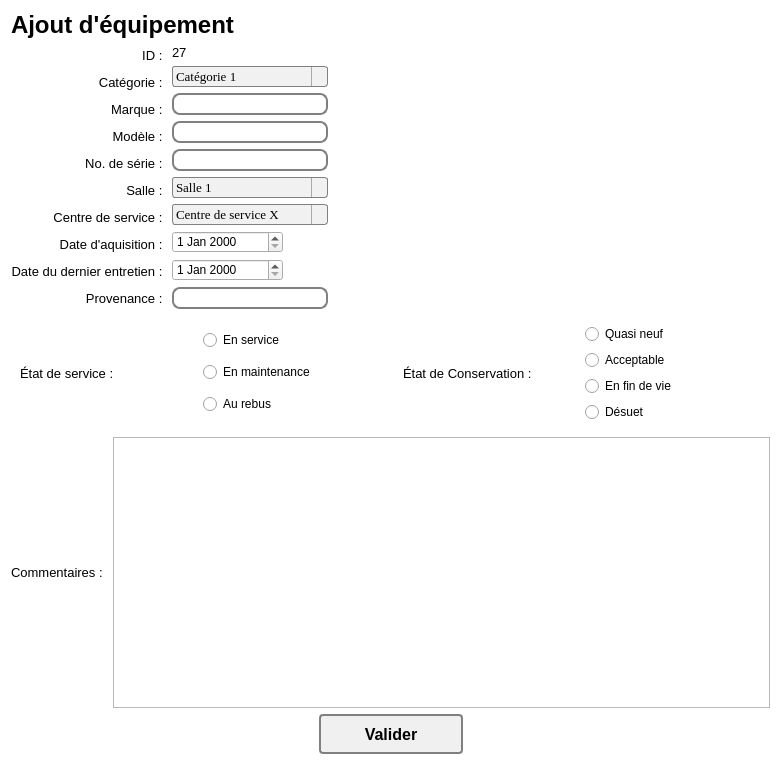
<?xml version="1.0" encoding="UTF-8"?>
<ui version="4.0">
 <class>MainFrame</class>
 <widget class="QWidget" name="MainFrame">
  <property name="geometry">
   <rect>
    <x>0</x>
    <y>0</y>
    <width>781</width>
    <height>765</height>
   </rect>
  </property>
  <property name="windowTitle">
   <string>Form</string>
  </property>
  <property name="styleSheet">
   <string notr="true">#MainFrame {

background: white;
}
QLineEdit {
padding: 1px;
border-style: solid;
border: 2px solid gray;
border-radius: 8px;
min-width: 50px;
max-width: 150px;
}

QDateEdit {
max-width: 105px
}

QPushButton {
color: black;
background-color: rgb(240, 240, 240);
border-width: 2px;
border-color: grey;
border-style: solid;
border-radius: 4px;
padding: 3px;
font: bold 16px;
padding-left: 5px;
padding-right: 5px;
min-width: 130px;
max-width:150px;
min-height: 30px;
max-height: 30px;
}

QPushButton:hover {
background-color: qlineargradient(x1: 0, y1: 1, x2: 0, y2: 0, stop: 0 #edf2f8, stop: 1 #c8d9ea);
}

QPushButton:pressed {
background-color: rgb(193, 213, 243);
}


QComboBox {
    border: 1px solid gray;
    border-radius: 3px;
    padding: 1px 18px 1px 3px;
    min-width: 8em;
	max-width: 200px;
	
}

QComboBox:editable {
    background: white;
}

QComboBox:!editable, QComboBox::drop-down:editable {
     background:rgb(241, 241, 241);
}

/* QComboBox gets the &quot;on&quot; state when the popup is open */
QComboBox:!editable:on, QComboBox::drop-down:editable:on {
    background: qlineargradient(x1: 0, y1: 0, x2: 0, y2: 1,
                                stop: 0 #D3D3D3, stop: 0.4 #D8D8D8,
                                stop: 0.5 #DDDDDD, stop: 1.0 #E1E1E1);
}

QComboBox:on { /* shift the text when the popup opens */
    padding-top: 3px;
    padding-left: 4px;
}

QComboBox::drop-down {
    subcontrol-origin: padding;
    subcontrol-position: top right;
    width: 15px;

    border-left-width: 1px;
    border-left-color: darkgrey;
    border-left-style: solid; /* just a single line */
    border-top-right-radius: 3px; /* same radius as the QComboBox */
    border-bottom-right-radius: 3px;
}

QComboBox::down-arrow {
    image: url(/usr/share/icons/crystalsvg/16x16/actions/1downarrow.png);
}

QComboBox::down-arrow:on { /* shift the arrow when popup is open */
    top: 1px;
    left: 1px;
}</string>
  </property>
  <layout class="QFormLayout" name="formLayout">
   <item row="0" column="0" colspan="2">
    <layout class="QHBoxLayout" name="layoutTitre">
     <item>
      <widget class="QLabel" name="titreAjoutEquipement">
       <property name="font">
        <font>
         <family>MS Shell Dlg 2</family>
         <pointsize>18</pointsize>
         <weight>75</weight>
         <italic>false</italic>
         <bold>true</bold>
         <underline>false</underline>
        </font>
       </property>
       <property name="text">
        <string>Ajout d'équipement</string>
       </property>
      </widget>
     </item>
     <item>
      <widget class="QLabel" name="label">
       <property name="text">
        <string/>
       </property>
       <property name="pixmap">
        <pixmap>add1.png</pixmap>
       </property>
       <property name="scaledContents">
        <bool>false</bool>
       </property>
      </widget>
     </item>
     <item>
      <spacer name="horizontalSpacer">
       <property name="orientation">
        <enum>Qt::Horizontal</enum>
       </property>
       <property name="sizeHint" stdset="0">
        <size>
         <width>40</width>
         <height>20</height>
        </size>
       </property>
      </spacer>
     </item>
    </layout>
   </item>
   <item row="1" column="0">
    <layout class="QVBoxLayout" name="layoutTitreLables">
     <item>
      <widget class="QLabel" name="label_34">
       <property name="font">
        <font>
         <pointsize>10</pointsize>
        </font>
       </property>
       <property name="text">
        <string>ID : </string>
       </property>
       <property name="alignment">
        <set>Qt::AlignRight|Qt::AlignTrailing|Qt::AlignVCenter</set>
       </property>
      </widget>
     </item>
     <item>
      <widget class="QLabel" name="label_37">
       <property name="font">
        <font>
         <pointsize>10</pointsize>
        </font>
       </property>
       <property name="text">
        <string>Catégorie : </string>
       </property>
       <property name="alignment">
        <set>Qt::AlignRight|Qt::AlignTrailing|Qt::AlignVCenter</set>
       </property>
      </widget>
     </item>
     <item>
      <widget class="QLabel" name="label_36">
       <property name="font">
        <font>
         <pointsize>10</pointsize>
        </font>
       </property>
       <property name="text">
        <string>Marque : </string>
       </property>
       <property name="alignment">
        <set>Qt::AlignRight|Qt::AlignTrailing|Qt::AlignVCenter</set>
       </property>
      </widget>
     </item>
     <item>
      <widget class="QLabel" name="label_35">
       <property name="font">
        <font>
         <pointsize>10</pointsize>
        </font>
       </property>
       <property name="text">
        <string>Modèle : </string>
       </property>
       <property name="alignment">
        <set>Qt::AlignRight|Qt::AlignTrailing|Qt::AlignVCenter</set>
       </property>
      </widget>
     </item>
     <item>
      <widget class="QLabel" name="label_30">
       <property name="font">
        <font>
         <pointsize>10</pointsize>
        </font>
       </property>
       <property name="text">
        <string>No. de série : </string>
       </property>
       <property name="alignment">
        <set>Qt::AlignRight|Qt::AlignTrailing|Qt::AlignVCenter</set>
       </property>
      </widget>
     </item>
     <item>
      <widget class="QLabel" name="label_31">
       <property name="font">
        <font>
         <pointsize>10</pointsize>
        </font>
       </property>
       <property name="text">
        <string>Salle : </string>
       </property>
       <property name="alignment">
        <set>Qt::AlignRight|Qt::AlignTrailing|Qt::AlignVCenter</set>
       </property>
      </widget>
     </item>
     <item>
      <widget class="QLabel" name="label_33">
       <property name="font">
        <font>
         <pointsize>10</pointsize>
        </font>
       </property>
       <property name="text">
        <string>Centre de service : </string>
       </property>
       <property name="alignment">
        <set>Qt::AlignRight|Qt::AlignTrailing|Qt::AlignVCenter</set>
       </property>
      </widget>
     </item>
     <item>
      <widget class="QLabel" name="label_29">
       <property name="font">
        <font>
         <pointsize>10</pointsize>
        </font>
       </property>
       <property name="text">
        <string>Date d'aquisition : </string>
       </property>
       <property name="alignment">
        <set>Qt::AlignRight|Qt::AlignTrailing|Qt::AlignVCenter</set>
       </property>
      </widget>
     </item>
     <item>
      <widget class="QLabel" name="label_27">
       <property name="font">
        <font>
         <pointsize>10</pointsize>
        </font>
       </property>
       <property name="text">
        <string>Date du dernier entretien : </string>
       </property>
       <property name="alignment">
        <set>Qt::AlignRight|Qt::AlignTrailing|Qt::AlignVCenter</set>
       </property>
      </widget>
     </item>
     <item>
      <widget class="QLabel" name="label_26">
       <property name="font">
        <font>
         <pointsize>10</pointsize>
        </font>
       </property>
       <property name="text">
        <string>Provenance : </string>
       </property>
       <property name="alignment">
        <set>Qt::AlignRight|Qt::AlignTrailing|Qt::AlignVCenter</set>
       </property>
      </widget>
     </item>
    </layout>
   </item>
   <item row="1" column="1">
    <layout class="QVBoxLayout" name="layoutChamps">
     <item>
      <widget class="QLabel" name="labelId">
       <property name="font">
        <font>
         <pointsize>10</pointsize>
        </font>
       </property>
       <property name="text">
        <string>27</string>
       </property>
      </widget>
     </item>
     <item>
      <widget class="QComboBox" name="comboBoxCategorie">
       <property name="font">
        <font>
         <family>Times New Roman</family>
         <pointsize>10</pointsize>
        </font>
       </property>
       <property name="maxCount">
        <number>2147483645</number>
       </property>
       <property name="sizeAdjustPolicy">
        <enum>QComboBox::AdjustToContentsOnFirstShow</enum>
       </property>
       <item>
        <property name="text">
         <string>Catégorie 1</string>
        </property>
       </item>
       <item>
        <property name="text">
         <string>Catégorie 2</string>
        </property>
       </item>
       <item>
        <property name="text">
         <string>Catégorie 3</string>
        </property>
       </item>
      </widget>
     </item>
     <item>
      <widget class="QLineEdit" name="lineEditMarque"/>
     </item>
     <item>
      <widget class="QLineEdit" name="lineEditModele"/>
     </item>
     <item>
      <widget class="QLineEdit" name="lineEditNoDeSerie"/>
     </item>
     <item>
      <widget class="QComboBox" name="comboBoxSalle">
       <property name="font">
        <font>
         <family>Times New Roman</family>
         <pointsize>10</pointsize>
        </font>
       </property>
       <property name="maxCount">
        <number>2147483645</number>
       </property>
       <property name="sizeAdjustPolicy">
        <enum>QComboBox::AdjustToContentsOnFirstShow</enum>
       </property>
       <item>
        <property name="text">
         <string>Salle 1</string>
        </property>
       </item>
       <item>
        <property name="text">
         <string>Salle 2</string>
        </property>
       </item>
       <item>
        <property name="text">
         <string>Salle 3</string>
        </property>
       </item>
      </widget>
     </item>
     <item>
      <widget class="QComboBox" name="comboBoxCentreDeService">
       <property name="font">
        <font>
         <family>Times New Roman</family>
         <pointsize>10</pointsize>
        </font>
       </property>
       <property name="maxCount">
        <number>2147483645</number>
       </property>
       <property name="sizeAdjustPolicy">
        <enum>QComboBox::AdjustToContentsOnFirstShow</enum>
       </property>
       <item>
        <property name="text">
         <string>Centre de service X</string>
        </property>
       </item>
       <item>
        <property name="text">
         <string>Centre de service Y</string>
        </property>
       </item>
       <item>
        <property name="text">
         <string>Centre de service Z</string>
        </property>
       </item>
      </widget>
     </item>
     <item>
      <widget class="QDateEdit" name="dateEditDateDaquisition"/>
     </item>
     <item>
      <widget class="QDateEdit" name="dateEditDateDuDernierEntretien"/>
     </item>
     <item>
      <widget class="QLineEdit" name="lineEditProvenance"/>
     </item>
    </layout>
   </item>
   <item row="2" column="0" colspan="2">
    <layout class="QHBoxLayout" name="horizontalLayout_2">
     <item>
      <widget class="QFrame" name="frame">
       <property name="frameShape">
        <enum>QFrame::NoFrame</enum>
       </property>
       <property name="frameShadow">
        <enum>QFrame::Raised</enum>
       </property>
       <layout class="QHBoxLayout" name="horizontalLayout_5">
        <item>
         <layout class="QHBoxLayout" name="horizontalLayout_4">
          <item>
           <widget class="QLabel" name="labelTitreEtatDeService">
            <property name="font">
             <font>
              <pointsize>10</pointsize>
             </font>
            </property>
            <property name="text">
             <string>État de service : </string>
            </property>
           </widget>
          </item>
          <item>
           <layout class="QVBoxLayout" name="verticalLayout_3">
            <item>
             <widget class="QRadioButton" name="radioButtonEnService">
              <property name="text">
               <string>En service</string>
              </property>
             </widget>
            </item>
            <item>
             <widget class="QRadioButton" name="radioButtonEnMaintenance">
              <property name="text">
               <string>En maintenance</string>
              </property>
             </widget>
            </item>
            <item>
             <widget class="QRadioButton" name="radioButtonAuRebus">
              <property name="text">
               <string>Au rebus</string>
              </property>
             </widget>
            </item>
           </layout>
          </item>
         </layout>
        </item>
       </layout>
      </widget>
     </item>
     <item>
      <widget class="QFrame" name="frame_2">
       <property name="frameShape">
        <enum>QFrame::NoFrame</enum>
       </property>
       <property name="frameShadow">
        <enum>QFrame::Raised</enum>
       </property>
       <layout class="QHBoxLayout" name="horizontalLayout_7">
        <item>
         <layout class="QHBoxLayout" name="horizontalLayout_6">
          <item>
           <widget class="QLabel" name="labelTitreEtatDeConservation">
            <property name="font">
             <font>
              <pointsize>10</pointsize>
             </font>
            </property>
            <property name="text">
             <string>État de Conservation : </string>
            </property>
           </widget>
          </item>
          <item>
           <layout class="QVBoxLayout" name="verticalLayout_4">
            <item>
             <widget class="QRadioButton" name="radioButtonQuasiNeuf">
              <property name="text">
               <string>Quasi neuf</string>
              </property>
             </widget>
            </item>
            <item>
             <widget class="QRadioButton" name="radioButtonAcceptable">
              <property name="text">
               <string>Acceptable</string>
              </property>
             </widget>
            </item>
            <item>
             <widget class="QRadioButton" name="radioButtonEnFinDeVie">
              <property name="text">
               <string>En fin de vie</string>
              </property>
             </widget>
            </item>
            <item>
             <widget class="QRadioButton" name="radioButtonDesuet">
              <property name="text">
               <string>Désuet</string>
              </property>
             </widget>
            </item>
           </layout>
          </item>
         </layout>
        </item>
       </layout>
      </widget>
     </item>
    </layout>
   </item>
   <item row="4" column="0" colspan="2">
    <layout class="QHBoxLayout" name="horizontalLayout_8">
     <item>
      <spacer name="horizontalSpacer_2">
       <property name="orientation">
        <enum>Qt::Horizontal</enum>
       </property>
       <property name="sizeHint" stdset="0">
        <size>
         <width>40</width>
         <height>20</height>
        </size>
       </property>
      </spacer>
     </item>
     <item>
      <widget class="QPushButton" name="boutonValider">
       <property name="font">
        <font>
         <pointsize>-1</pointsize>
         <weight>75</weight>
         <italic>false</italic>
         <bold>true</bold>
        </font>
       </property>
       <property name="text">
        <string>Valider</string>
       </property>
      </widget>
     </item>
     <item>
      <spacer name="horizontalSpacer_4">
       <property name="orientation">
        <enum>Qt::Horizontal</enum>
       </property>
       <property name="sizeHint" stdset="0">
        <size>
         <width>40</width>
         <height>20</height>
        </size>
       </property>
      </spacer>
     </item>
    </layout>
   </item>
   <item row="3" column="0" colspan="2">
    <layout class="QHBoxLayout" name="horizontalLayout_3">
     <item>
      <widget class="QLabel" name="labelTitreCommentaires">
       <property name="font">
        <font>
         <pointsize>10</pointsize>
        </font>
       </property>
       <property name="text">
        <string>Commentaires : </string>
       </property>
      </widget>
     </item>
     <item>
      <widget class="QTextEdit" name="textEditCommentaires"/>
     </item>
    </layout>
   </item>
  </layout>
 </widget>
 <resources/>
 <connections/>
</ui>
